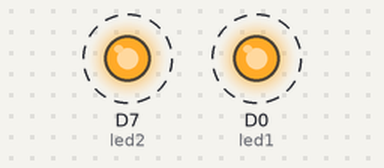
This sketch was run on a simulated ESP8266 (NodeMCU). Parts: output pins drawn as LEDs (lit = HIGH). Dashed ring = blinking.

Above: at 0.1 s.
Timing chart, 0 to 3.0 s (numbered marks = the images above):
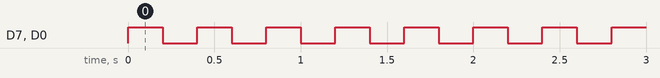

The sketch:

blink-led.ino
```cpp
int led1 = D0; // Instead of writing D0 over and over again, we'll write led1
// You'll need to wire an LED to this one to see it blink.

int led2 = D7; // Instead of writing D7 over and over again, we'll write led2
// This one is the little blue LED on your board. On the Photon it is next to D7, and on the Core it is next to the USB jack.

void setup() {
  pinMode(led1, OUTPUT);
  pinMode(led2, OUTPUT);
}

void loop() {
  digitalWrite(led1, HIGH);
  digitalWrite(led2, HIGH);

  delay(200);

  digitalWrite(led1, LOW);
  digitalWrite(led2, LOW);

  delay(200);

  //Particle.publish("foo", "bar");

}
```

Measured:
- by itself, D7 (led2), D0 (led1): alternates HIGH for 0.20 s and LOW for 0.20 s
